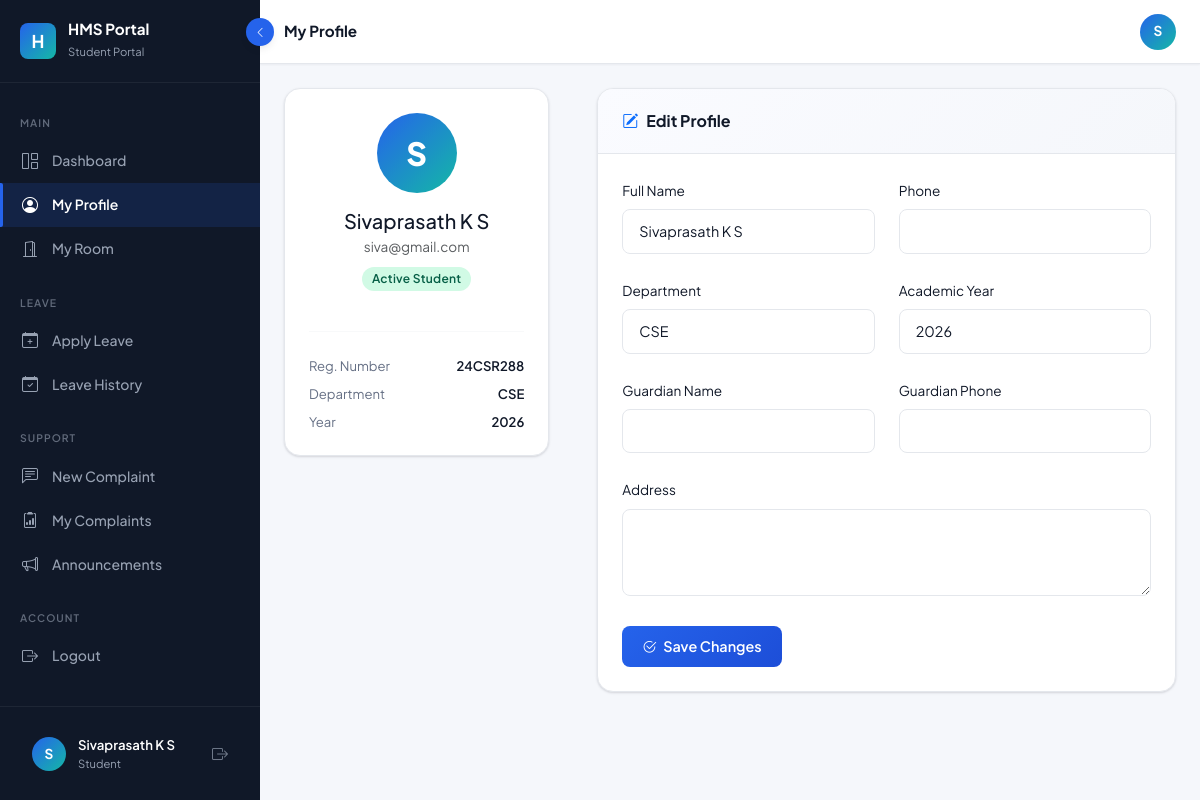
Page /student/profile (signed in) on the committed database.
### tables this page shows
CREATE TABLE Users (
    user_id       INTEGER PRIMARY KEY AUTOINCREMENT,
    email         TEXT NOT NULL UNIQUE,
    password_hash TEXT NOT NULL,
    role          TEXT NOT NULL DEFAULT 'student' CHECK(role IN ('admin','student')),
    full_name     TEXT NOT NULL,
    phone         TEXT,
    is_active     INTEGER NOT NULL DEFAULT 1,
    created_at    TEXT NOT NULL DEFAULT (datetime('now')),
    updated_at    TEXT NOT NULL DEFAULT (datetime('now'))
);

CREATE TABLE Students (
    student_id          INTEGER PRIMARY KEY AUTOINCREMENT,
    user_id             INTEGER NOT NULL UNIQUE REFERENCES Users(user_id) ON DELETE CASCADE,
    registration_number TEXT NOT NULL UNIQUE,
    department          TEXT,
    academic_year       TEXT,
    guardian_name       TEXT,
    guardian_phone      TEXT,
    address             TEXT,
    account_status      TEXT NOT NULL DEFAULT 'active' CHECK(account_status IN ('active','inactive','suspended')),
    joined_date         TEXT,
    created_at          TEXT NOT NULL DEFAULT (datetime('now'))
);

### routes/student_routes.py (the view, shortened to what this page needs)
@student_bp.route('/profile', methods=['GET', 'POST'])
@student_required
def profile():
    user_id = session['user_id']
    student = student_service.get_student_by_user_id(user_id)
    if not student:
        flash('Student profile not found. Contact admin.', 'warning')
        return redirect(url_for('auth.logout'))
    return render_template('student/profile.html', student=student)

### models/db.py (called while the page is built, shortened)
def get_db_path():
    if os.environ.get('DATABASE_FILE'):
        return os.environ['DATABASE_FILE']

def get_db():
    if 'db' not in g:
        db_path = get_db_path()
        g.db = sqlite3.connect(
            db_path,
            detect_types=sqlite3.PARSE_DECLTYPES | sqlite3.PARSE_COLNAMES
        )
        g.db.row_factory = sqlite3.Row   # rows behave like dicts
        g.db.execute("PRAGMA foreign_keys = ON")
        try:
            g.db.execute("PRAGMA journal_mode = WAL")
        except sqlite3.OperationalError:
            g.db.execute("PRAGMA journal_mode = DELETE")
    return g.db

def _wrap_row(d):
    for k, v in d.items():
        if isinstance(v, str) and (k in DATE_KEYS or k.endswith('_date') or k.endswith('_at')):
            d[k] = DateString(v)
    return d

def fetchone(sql, params=()):
    cur = get_db().execute(sql, params)
    row = cur.fetchone()
    return _wrap_row(dict(row)) if row else None

### services/student_service.py (called while the page is built)
def get_student_by_user_id(user_id):
    return db.fetchone(
        """SELECT s.*, u.email, u.full_name, u.phone, u.is_active
           FROM Students s
           JOIN Users u ON s.user_id = u.user_id
           WHERE s.user_id = ?""",
        (user_id,)
    )

### templates/student/profile.html (shortened to what this page needs)
{% extends "layouts/dashboard.html" %}
{% block page_title %}My Profile{% endblock %}
{% block sidebar_role %}Student Portal{% endblock %}
{% block sidebar_nav %}{% include 'student/_nav.html' %}{% endblock %}
{% block content %}
<div class="row g-5 animate-fade-in-up">
  <div class="col-lg-4">
    <div class="hms-card text-center">
      <div class="hms-card-body">
        <div style="width:80px;height:80px;background:linear-gradient(135deg,var(--hms-blue),var(--hms-teal));border-radius:50%;display:flex;align-items:center;justify-content:center;font-size:2rem;font-weight:800;color:#fff;margin:0 auto var(--space-4);">
          {{ student.full_name[0]|upper }}
        </div>
        <h5 class="fw-700 mb-1">{{ student.full_name }}</h5>
        <p class="text-muted mb-2" style="font-size:0.85rem;">{{ student.email }}</p>
        <span class="badge-hms badge-active mb-3">Active Student</span>
        <hr class="hms-divider"/>
        <div class="text-start">
          <div class="d-flex justify-content-between mb-2">
            <span style="font-size:0.82rem;color:var(--hms-text-muted);">Reg. Number</span>
            <span style="font-size:0.82rem;font-weight:600;">{{ student.registration_number }}</span>
          </div>
          <div class="d-flex justify-content-between mb-2">
            <span style="font-size:0.82rem;color:var(--hms-text-muted);">Department</span>
            <span style="font-size:0.82rem;font-weight:600;">{{ student.department or '—' }}</span>
          </div>
          <div class="d-flex justify-content-between">
            <span style="font-size:0.82rem;color:var(--hms-text-muted);">Year</span>
            <span style="font-size:0.82rem;font-weight:600;">{{ student.academic_year or '—' }}</span>
          </div>
        </div>
      </div>
    </div>
  </div>
  <div class="col-lg-8">
    <div class="hms-card">
      <div class="hms-card-header">
        <span class="hms-card-title"><i class="bi bi-pencil-square text-primary"></i> Edit Profile</span>
      </div>
      <div class="hms-card-body">
        <form method="POST" action="{{ url_for('student.profile') }}" novalidate>
          <div class="row g-4">
            <div class="col-md-6">
              <label class="form-label fw-600" style="font-size:0.85rem;">Full Name</label>
              <input type="text" name="full_name" class="hms-input" value="{{ student.full_name }}" required/>
            </div>
            <div class="col-md-6">
              <label class="form-label fw-600" style="font-size:0.85rem;">Phone</label>
              <input type="tel" name="phone" class="hms-input" value="{{ student.phone or '' }}"/>
            </div>
            <div class="col-md-6">
              <label class="form-label fw-600" style="font-size:0.85rem;">Department</label>
              <input type="text" name="department" class="hms-input" value="{{ student.department or '' }}"/>
            </div>
            <div class="col-md-6">
              <label class="form-label fw-600" style="font-size:0.85rem;">Academic Year</label>
              <input type="text" name="academic_year" class="hms-input" value="{{ student.academic_year or '' }}" placeholder="e.g. 2nd Year"/>
            </div>
            <div class="col-md-6">
              <label class="form-label fw-600" style="font-size:0.85rem;">Guardian Name</label>
              <input type="text" name="guardian_name" class="hms-input" value="{{ student.guardian_name or '' }}"/>
            </div>
            <div class="col-md-6">
              <label class="form-label fw-600" style="font-size:0.85rem;">Guardian Phone</label>
              <input type="tel" name="guardian_phone" class="hms-input" value="{{ student.guardian_phone or '' }}"/>
            </div>
            <div class="col-12">
              <label class="form-label fw-600" style="font-size:0.85rem;">Address</label>
              <textarea name="address" class="hms-input" rows="3" style="resize:vertical;">{{ student.address or '' }}</textarea>
            </div>
            <div class="col-12">
              <button type="submit" class="btn-hms-primary" data-loading>
                <span class="btn-text"><i class="bi bi-check2-circle me-1"></i> Save Changes</span>
              </button>
            </div>
          </div>
        </form>
      </div>
    </div>
  </div>
</div>
{% endblock %}

### templates/layouts/dashboard.html (shortened to what this page needs)
{% extends "layouts/base.html" %}
{% block body %}
<nav class="hms-sidebar" id="hmsSidebar">
  <div class="sidebar-brand">
    <div class="brand-logo">H</div>
    <div class="brand-text">
      <span class="brand-name">HMS Portal</span>
      <span class="brand-sub">{% block sidebar_role %}Student{% endblock %}</span>
    </div>
  </div>
  <div class="sidebar-nav">
    {% block sidebar_nav %}{% endblock %}
  </div>
  <div class="sidebar-footer">
    <div class="user-card" title="{{ session.name }}">
      <div class="user-avatar">{{ session.name[0]|upper if session.name else 'U' }}</div>
      <div class="user-info">
        <div class="user-name">{{ session.name }}</div>
        <div class="user-role">{{ session.role|capitalize }}</div>
      </div>
      <a href="{{ url_for('auth.logout') }}" class="ms-auto text-muted" style="font-size:1rem; color:rgba(152,162,179,0.7)!important; text-decoration:none;" title="Logout">
        <i class="bi bi-box-arrow-right"></i>
      </a>
    </div>
  </div>
</nav>
<button class="sidebar-toggle" id="sidebarToggle" aria-label="Toggle sidebar">
  <i class="bi bi-chevron-left toggle-icon"></i>
</button>
<main class="hms-main" id="hmsMain">
  <header class="hms-topbar">
    <div class="d-flex align-items-center gap-3">
      <div>
        <h6 class="mb-0 fw-700" style="font-weight:700; font-size:0.95rem;">
          {% block page_title %}Dashboard{% endblock %}
        </h6>
      </div>
    </div>
    <div class="topbar-actions">
      <div class="topbar-avatar" title="{{ session.name }}">
        {{ session.name[0]|upper if session.name else 'U' }}
      </div>
    </div>
  </header>
  <div class="hms-page-content">
    {% block content %}{% endblock %}
  </div>
</main>
{% endblock %}

### static/css/main.css (style rules this page uses)
*, *::before, *::after { box-sizing: border-box; }
body { font-family: 'Plus Jakarta Sans', 'Inter', system-ui, -apple-system, sans-serif; background: var(--hms-bg); color: var(--hms-text); margin: 0; padding: 0; -webkit-font-smoothing: antialiased; }
a { color: var(--hms-blue); }
.hms-divider { border: none; border-top: 1px solid var(--hms-border); margin: var(--space-6) 0; }
.topbar-actions { display: flex; align-items: center; gap: var(--space-3); }
.topbar-avatar { width: 36px; height: 36px; background: linear-gradient(135deg, var(--hms-blue), var(--hms-teal)); border-radius: 50%; display: flex; align-items: center; justify-content: center; color: #fff; font-weight: 700; font-size: 0.85rem; cursor: pointer; }

### rows in the picture
Users: name "Sivaprasath K S", role "Student", full_name "S", full_name "Sivaprasath K S", email "siva@gmail.com"
Students: registration_number "24CSR288", department "CSE", academic_year "2026"

### other values in the picture
{{ session.name[0]|upper if session.name else 'U' }} "S"
